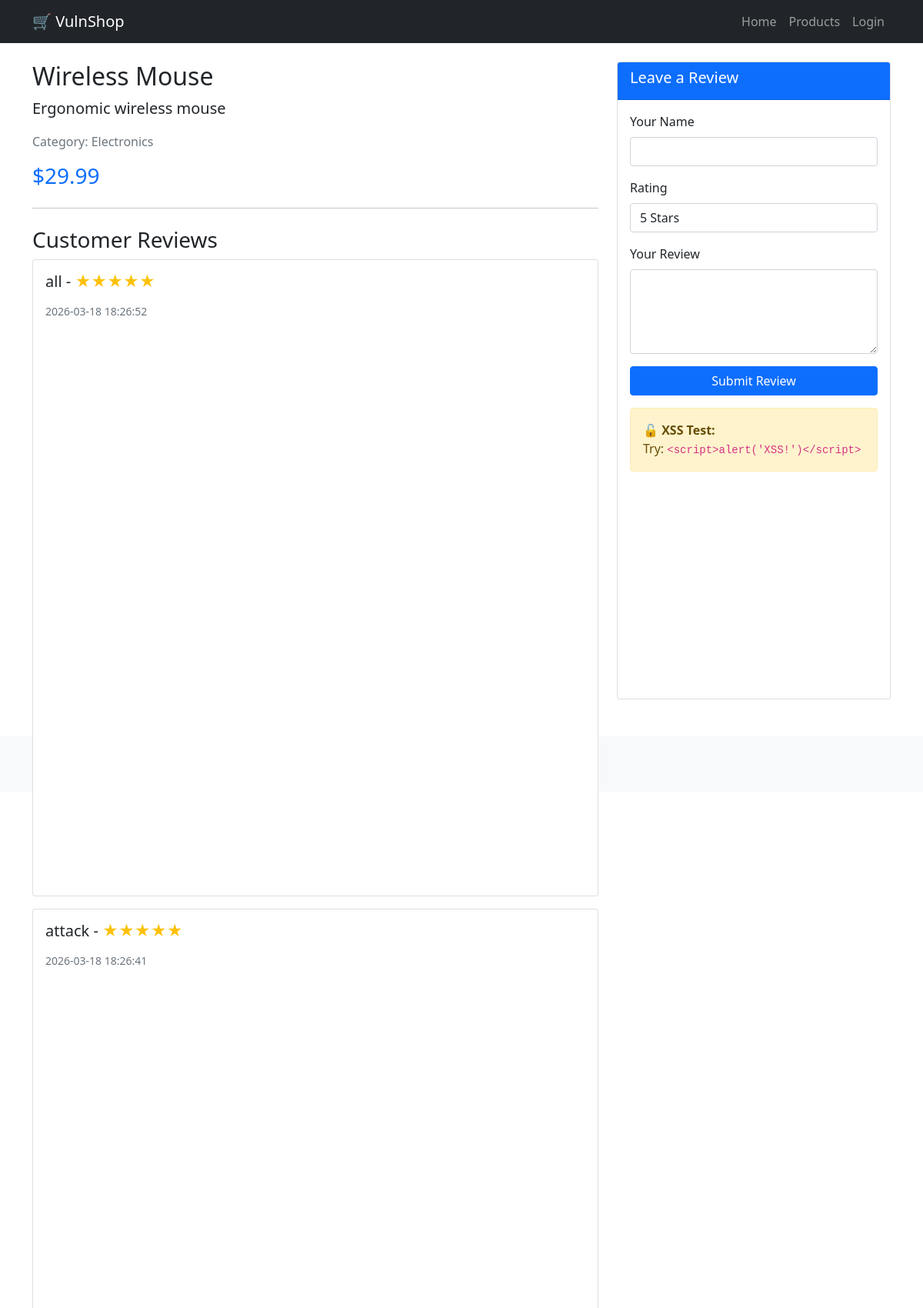
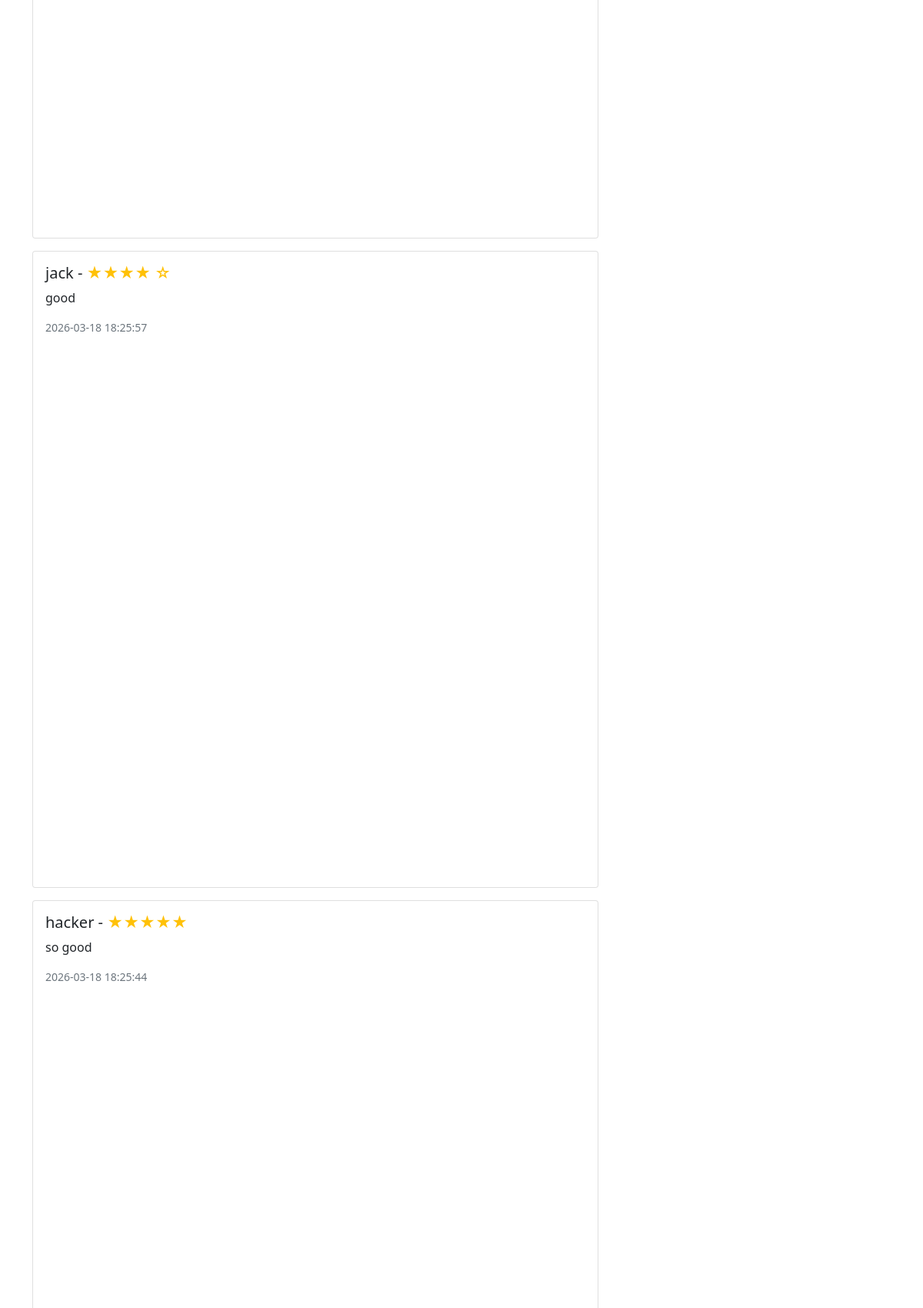
The app's page /product/2 (upper part) with its own data (2 pictures, top to bottom).
### tables this page shows
CREATE TABLE products (
            id INTEGER PRIMARY KEY AUTOINCREMENT,
            name TEXT NOT NULL,
            description TEXT,
            price REAL NOT NULL,
            category TEXT
        );

CREATE TABLE reviews (
        id INTEGER PRIMARY KEY AUTOINCREMENT,
        product_id INTEGER NOT NULL,
        username TEXT NOT NULL,
        rating INTEGER NOT NULL,
        comment TEXT NOT NULL,
        created_at TIMESTAMP DEFAULT CURRENT_TIMESTAMP,
        FOREIGN KEY (product_id) REFERENCES products(id)
    );

### app.py (the view)
@app.route('/product/<int:product_id>')
def product_detail(product_id):
    conn = sqlite3.connect(DATABASE)
    cursor = conn.cursor()
    cursor.execute('SELECT * FROM products WHERE id = ?', (product_id,))
    product = cursor.fetchone()
    cursor.execute('SELECT * FROM reviews WHERE product_id = ? ORDER BY created_at DESC', (product_id,))
    reviews = cursor.fetchall()
    conn.close()
    if product:
        return render_template('product_detail.html', product=product, reviews=reviews)
    else:
        return "Product not found", 404

### templates/product_detail.html (shortened to what this page needs)
{% extends "base.html" %}
{% block content %}
<div class="row">
    <div class="col-md-8">
        <h2>{{ product[1] }}</h2>
        <p class="lead">{{ product[2] }}</p>
        <p class="text-muted">Category: {{ product[4] }}</p>
        <h3 class="text-primary">${{ "%.2f"|format(product[3]) }}</h3>
        <hr class="my-4">
        <h3>Customer Reviews</h3>
        {% if reviews %}
            {% for review in reviews %}
            <div class="card mb-3">
                <div class="card-body">
                    <h5 class="card-title">{{ review[2] }} -
                        {% for i in range(review[3]) %}<span class="text-warning">★</span>{% endfor %}
                        {% for i in range(5 - review[3]) %}<span class="text-warning">☆</span>{% endfor %}
                    </h5>
                    <p class="card-text">{{ review[4]|safe }}</p>
                    <p class="text-muted small">{{ review[5] }}</p>
                </div>
            </div>
            {% endfor %}
        {% else %}
            <p class="text-muted">No reviews yet. Be the first to review!</p>
        {% endif %}
    </div>
    <div class="col-md-4">
        <div class="card">
            <div class="card-header bg-primary text-white">
                <h5>Leave a Review</h5>
            </div>
            <div class="card-body">
                <form method="POST" action="/product/{{ product[0] }}/review">
                    <div class="mb-3">
                        <label class="form-label">Your Name</label>
                        <input type="text" class="form-control" name="username" required>
                    </div>
                    <div class="mb-3">
                        <label class="form-label">Rating</label>
                        <select class="form-control" name="rating" required>
                            <option value="5">5 Stars</option>
                        </select>
                    </div>
                    <div class="mb-3">
                        <label class="form-label">Your Review</label>
                        <textarea class="form-control" name="comment" rows="4" required></textarea>
                    </div>
                    <button type="submit" class="btn btn-primary w-100">Submit Review</button>
                </form>
                <div class="alert alert-warning mt-3">
                    <strong>🔓 XSS Test:</strong><br>
                    Try: <code>&lt;script&gt;alert('XSS!')&lt;/script&gt;</code>
                </div>
            </div>
        </div>
    </div>
</div>
{% endblock %}

### static/style.css (style rules this page uses)
.card { height: 100%; transition: transform 0.2s; }

### records on screen
products: name "Wireless Mouse", description "Ergonomic wireless mouse", category "Electronics", price "29.99"
reviews: username "all", rating 5 (drawn), created_at "2026-03-18 18:26:52"
reviews: username "attack", rating 5 (drawn), created_at "2026-03-18 18:26:41"
reviews: username "jack", rating 4 (drawn), comment "good", created_at "2026-03-18 18:25:57"
reviews: username "hacker", rating 5 (drawn), comment "so good", created_at "2026-03-18 18:25:44"
